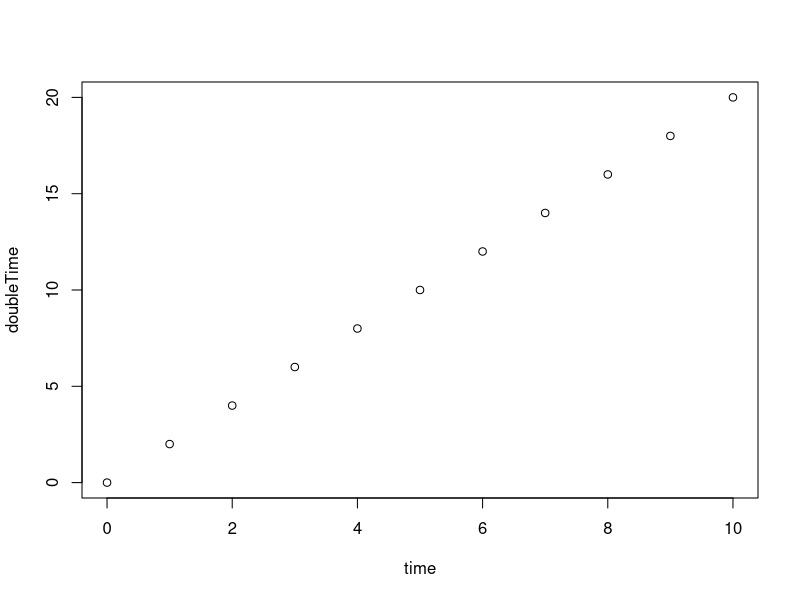
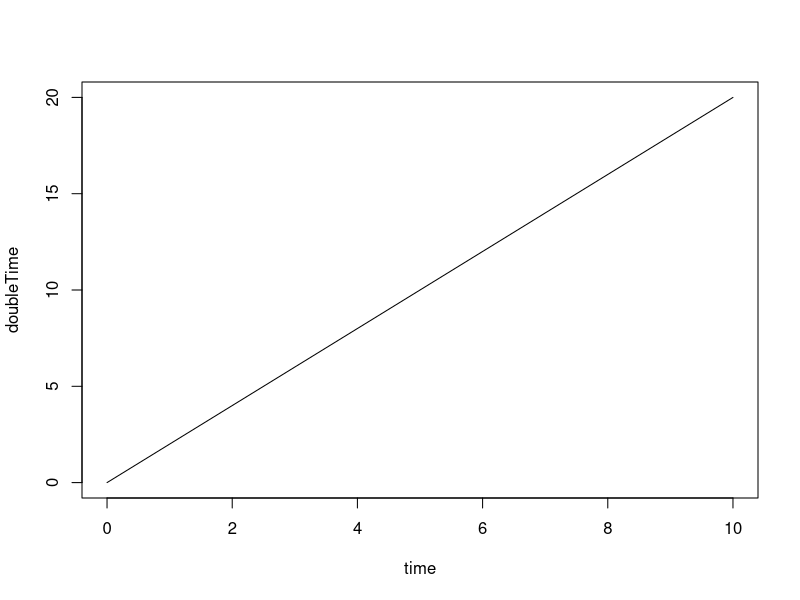
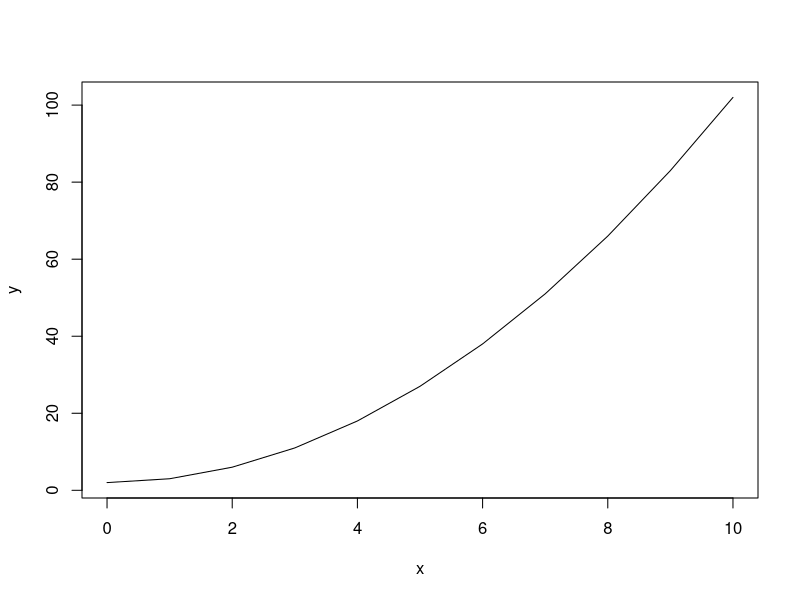

R code for these plots, in order:
setwd("C:/Users/Colby/OneDrive/Documents/GitHub/Algebra-Based-Physics/unit_01_fundamentals")

# Storing variables uses the assignment operator <-
# For instance to store the age of R we would do the following

rAge <- 27

# Variable names should be descriptive enough that you might
# guess what they represent without reading the code.

# You can also store multiple values in a single vector

time <- c(0,1,2,3,4,5,6,7,8,9,10)

# You can also do general math calculations with numbers or variables

3 * 21
2 * rAge

# You can extract information from a vector by using []

time[3]

# You can apply math to an entire vector

doubleTime <- time * 2

# You can plot by using plot(x,y)

plot(time,doubleTime)

# Make it a line chart by usint type = "l"

plot(time, doubleTime, type="l")

# Challenge Time!

x <- c(0, 1, 2, 3, 4, 5, 6, 7, 8, 9, 10)
y <- c(2, 3, 6, 11, 18, 27, 38, 51, 66, 83, 102)

plot(x,y, type="l")




